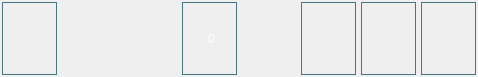
<?xml version="1.0" encoding="UTF-8"?>
<ui version="4.0">
 <class>FormDeviceState</class>
 <widget class="QWidget" name="FormDeviceState">
  <property name="geometry">
   <rect>
    <x>0</x>
    <y>0</y>
    <width>478</width>
    <height>77</height>
   </rect>
  </property>
  <property name="windowTitle">
   <string>Form</string>
  </property>
  <layout class="QHBoxLayout" name="horizontalLayout">
   <property name="spacing">
    <number>5</number>
   </property>
   <property name="margin">
    <number>2</number>
   </property>
   <item>
    <widget class="QLabel" name="lbCardReader">
     <property name="styleSheet">
      <string notr="true">border-image: url(:/images/image/Reader.png);
     background-color: qlineargradient(x1:0, y1:0, x2:0, y2:1,
                                       stop:0 #353B43, stop:1 #151A20);
     color: white;
     padding-left: 4px;
     border: 1px solid #447684;</string>
     </property>
     <property name="text">
      <string/>
     </property>
    </widget>
   </item>
   <item>
    <widget class="QLabel" name="lbCanLight">
     <property name="styleSheet">
      <string notr="true">border-image: url(:/images/image/nopass.png);</string>
     </property>
     <property name="text">
      <string/>
     </property>
    </widget>
   </item>
   <item>
    <widget class="QLabel" name="lbExists">
     <property name="styleSheet">
      <string notr="true">border-image: url(:/images/image/circle0.png);</string>
     </property>
     <property name="text">
      <string/>
     </property>
    </widget>
   </item>
   <item>
    <widget class="QLabel" name="lbPassCarsNum">
     <property name="styleSheet">
      <string notr="true">color: rgb(0, 170, 0);
font:bold 48pt &quot;Times New Roman&quot;;
     background-color: qlineargradient(x1:0, y1:0, x2:0, y2:1,
                                       stop:0 #353B43, stop:1 #151A20);
     color: white;
     padding-left: 4px;
     border: 1px solid #447684;</string>
     </property>
     <property name="text">
      <string>0</string>
     </property>
     <property name="alignment">
      <set>Qt::AlignCenter</set>
     </property>
    </widget>
   </item>
   <item>
    <widget class="QLabel" name="lbCross">
     <property name="styleSheet">
      <string notr="true">border-image: url(:/images/image/circle0.png);</string>
     </property>
     <property name="text">
      <string/>
     </property>
    </widget>
   </item>
   <item>
    <widget class="QLabel" name="lbLaneLight">
     <property name="styleSheet">
      <string notr="true">border-image: url(:/images/image/TranRed.png);
     background-color: qlineargradient(x1:0, y1:0, x2:0, y2:1,
                                       stop:0 #353B43, stop:1 #151A20);
     color: white;
     padding-left: 4px;
     border: 1px solid #447684;</string>
     </property>
     <property name="text">
      <string/>
     </property>
    </widget>
   </item>
   <item>
    <widget class="QLabel" name="lbBar">
     <property name="styleSheet">
      <string notr="true">border-image: url(:/images/image/sss.png);
     background-color: qlineargradient(x1:0, y1:0, x2:0, y2:1,
                                       stop:0 #353B43, stop:1 #151A20);
     color: white;
     padding-left: 4px;
     border: 1px solid #447684;
</string>
     </property>
     <property name="text">
      <string/>
     </property>
    </widget>
   </item>
   <item>
    <widget class="QLabel" name="lbPrinter">
     <property name="styleSheet">
      <string notr="true">border-image: url(:/images/image/Printer.png);
     background-color: qlineargradient(x1:0, y1:0, x2:0, y2:1,
                                       stop:0 #353B43, stop:1 #151A20);
     color: white;
     padding-left: 4px;
     border: 1px solid #447684;</string>
     </property>
     <property name="text">
      <string/>
     </property>
    </widget>
   </item>
  </layout>
 </widget>
 <resources/>
 <connections/>
</ui>
